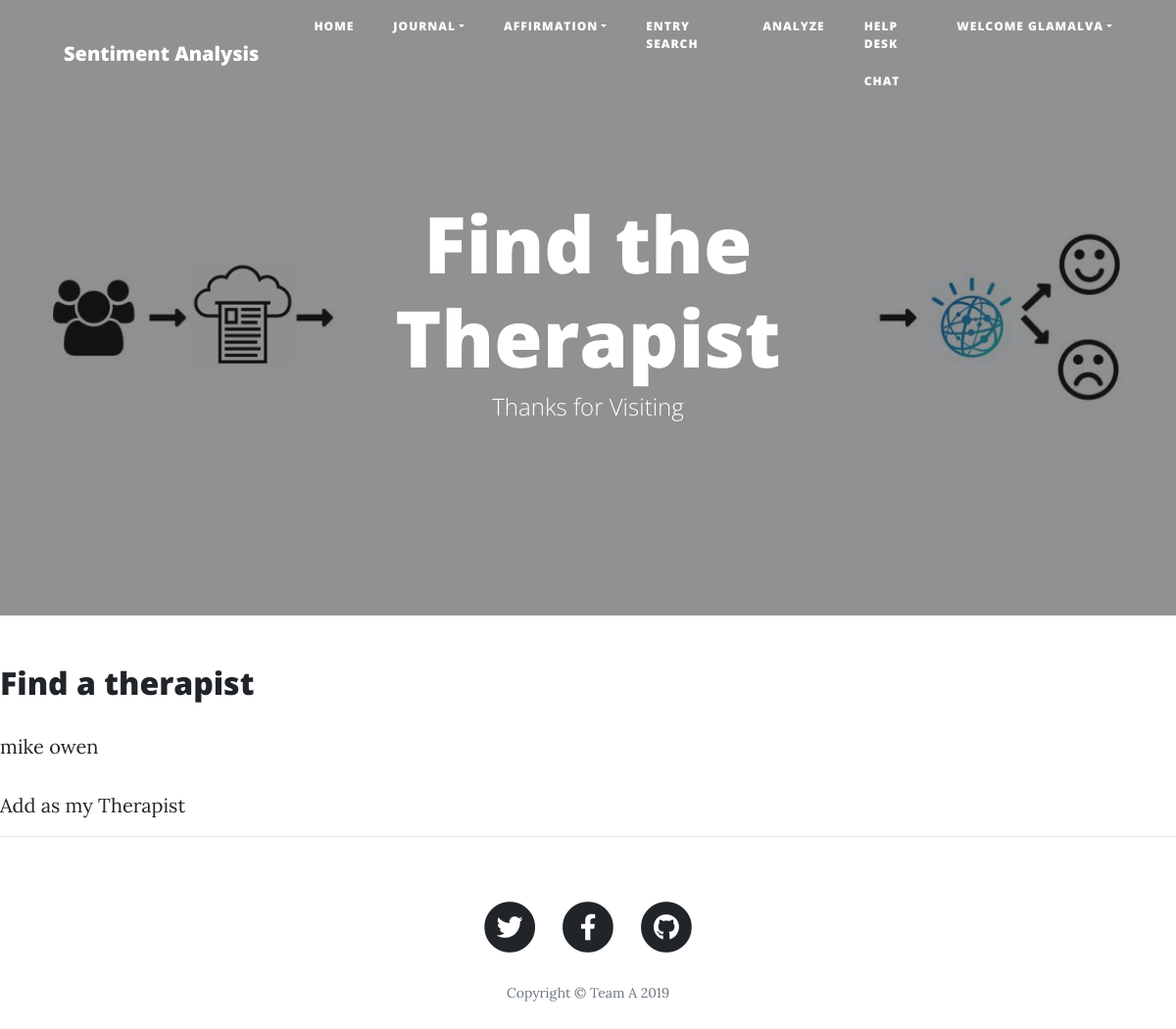
Page /findtherapist (signed in) on the earlier database version.
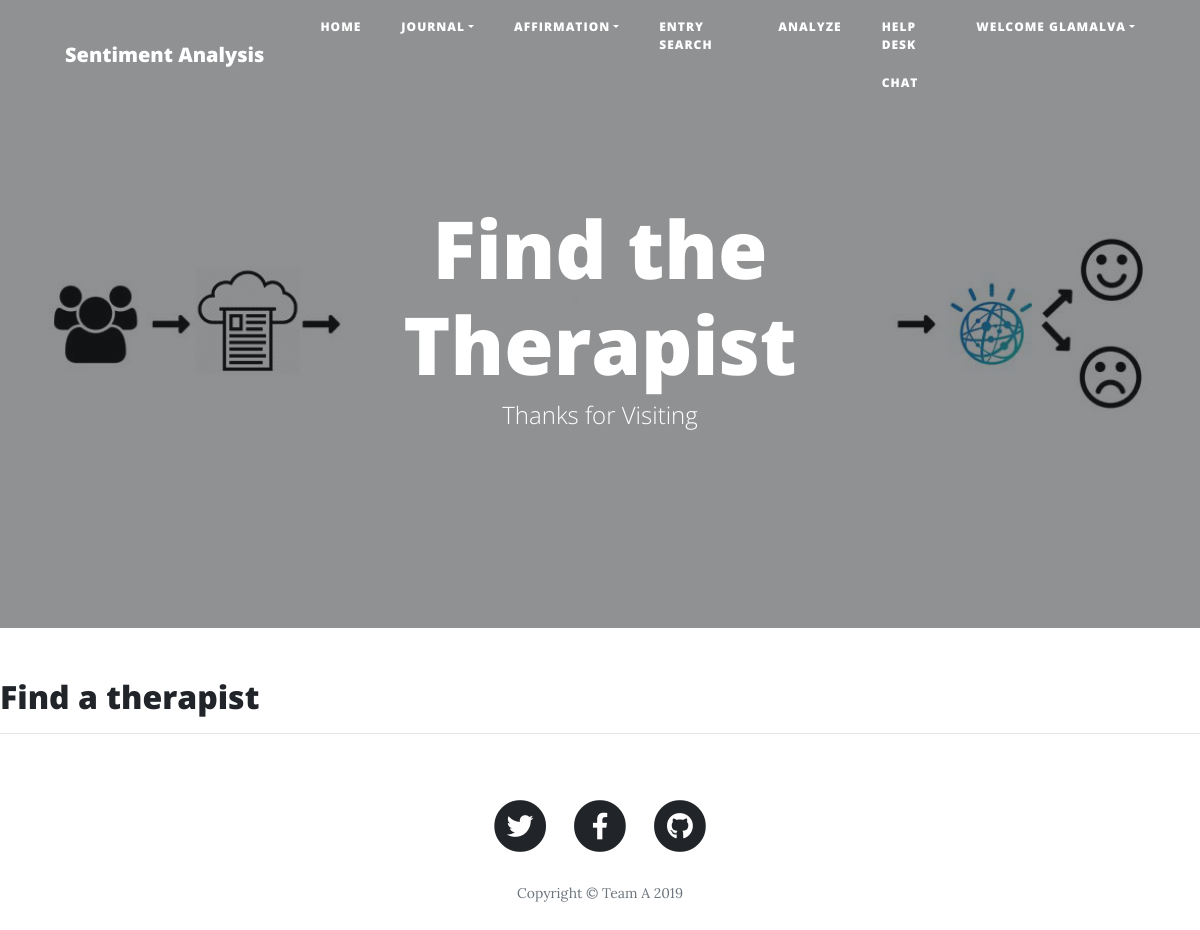
Same page on the later database version.
### app/main/models.py (models this page shows)
class Therapist(db.Model):
    __tablename__ = "Therapist"
    id = db.Column(db.Integer, db.ForeignKey('Users.id'), primary_key=True)
    therapistName = db.Column(db.String, db.ForeignKey('Users.fullname'))
    TherapistID = db.Column(db.String, unique = True)
    numPatients = db.Column(db.Integer, default = 0) # <10

### app/main/routes.py (the view)
@bp.route('/findtherapist')
@login_required
def findtherapist():
    therapists= Therapist.query.all()
    availables = Therapist.query.join(Request, Therapist.id == Request.origin).filter(Therapist.numPatients < 10 , Request.to != current_user.id)
    return render_template('findtherapist.html',  therapists = therapists, availables = availables)

### app/main/models.py (called while the page is built)
@login.user_loader
def load_user(id):
    if isinstance(id, int):
        pass
    elif isinstance(id, int):
        if id.strip().isdigit():
            id = int(id)
        else:
            return
    else:
        return
    return Users.query.get(id)

    @property
    def is_authenticated(self):
        return True

### app/main/templates/findtherapist.html
{% extends 'base.html' %}
{% block header %}
  <header class="masthead" style="background-image: url('/static/img/index-b.jpg')">
    <div class="overlay"></div>
    <div class="container">
      <div class="row">
        <div class="col-lg-8 col-md-10 mx-auto">
          <div class="site-heading">
            <h1>Find the Therapist</h1>
            <span class="subheading">Thanks for Visiting</span>
          </div>
        </div>
      </div>
    </div>
  </header>
{% endblock %}
{% block content %}
<h2>Find a therapist</h2>
{% for therapist in therapists %}
<p> {{therapist.therapistName}}</p> <a>Add as my Therapist</a>
{% endfor %}
{% endblock %}

Differences in the rows shown:
removed Therapist: therapistName "mike owen"
